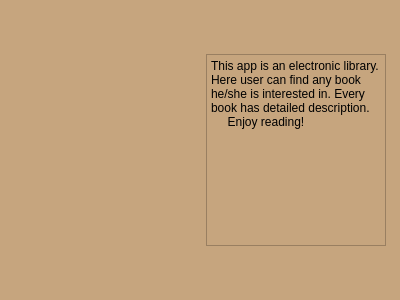
<?xml version="1.0" encoding="UTF-8"?>
<ui version="4.0">
 <class>aboutPage</class>
 <widget class="QWidget" name="aboutPage">
  <property name="geometry">
   <rect>
    <x>0</x>
    <y>0</y>
    <width>400</width>
    <height>300</height>
   </rect>
  </property>
  <property name="windowTitle">
   <string>Form</string>
  </property>
  <property name="styleSheet">
   <string notr="true">background-color: rgb(198, 165, 126);</string>
  </property>
  <layout class="QGridLayout" name="gridLayout" rowstretch="0,0" columnstretch="0,0">
   <item row="1" column="0">
    <widget class="QWidget" name="widgetLogo" native="true">
     <property name="minimumSize">
      <size>
       <width>186</width>
       <height>276</height>
      </size>
     </property>
     <property name="maximumSize">
      <size>
       <width>186</width>
       <height>276</height>
      </size>
     </property>
     <layout class="QHBoxLayout" name="horizontalLayout"/>
    </widget>
   </item>
   <item row="1" column="1" alignment="Qt::AlignHCenter|Qt::AlignVCenter">
    <widget class="QPlainTextEdit" name="plainTextEdit">
     <property name="maximumSize">
      <size>
       <width>180</width>
       <height>16777215</height>
      </size>
     </property>
     <property name="styleSheet">
      <string notr="true">font: 16pt &quot;Academy Engraved LET&quot;;</string>
     </property>
     <property name="plainText">
      <string>This app is an electronic library. Неre user can find any book he/she is interested in. Every book has detailed description. 
     Enjoy reading!</string>
     </property>
    </widget>
   </item>
  </layout>
 </widget>
 <resources/>
 <connections/>
</ui>
